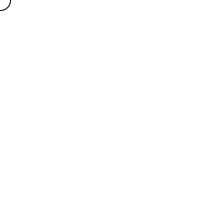
Frame 1 (no input)
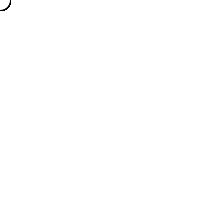
Frame 60 (the mouse pressed at the canvas centre just before this capture)
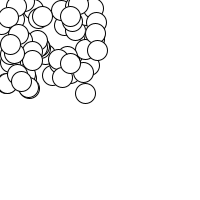
Frame 120 (the mouse held since frame 60 and released just before this capture)

The Processing sketch that drew these frames (run headless with seeded random() and noise(); from frame 60 on, the mouse is pressed at the canvas centre):

// Processing sketch: processing_81512
// ── processing_81512.pde

//je donne une taille à mon sketch et un fond blanc
void setup (){
  size(200,200);
  background(255);
  smooth();
}

//je créé une ellipse dont l'animation se répète 10 fois, de façon aléatoire et suivant la position de la souris
void draw (){
  frameRate(10);
  ellipse(random(mouseX),random(mouseY),20,20);
}
